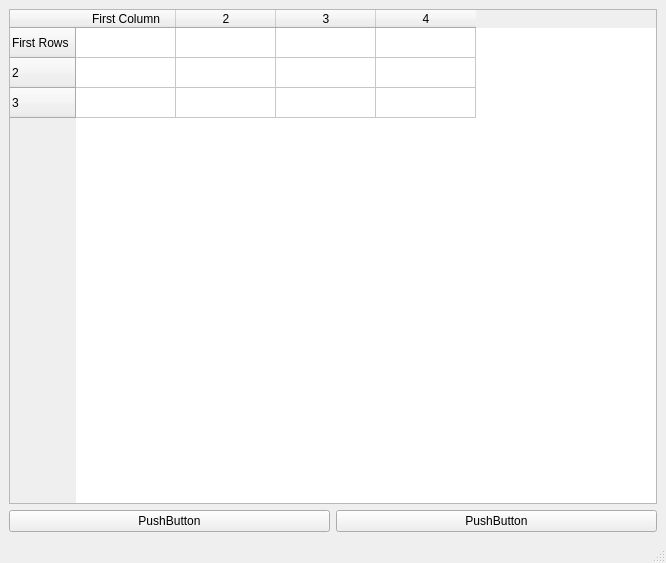
<?xml version="1.0" encoding="UTF-8"?>
<ui version="4.0">
 <class>MainWindow</class>
 <widget class="QMainWindow" name="MainWindow">
  <property name="geometry">
   <rect>
    <x>0</x>
    <y>0</y>
    <width>666</width>
    <height>563</height>
   </rect>
  </property>
  <property name="windowTitle">
   <string>MainWindow</string>
  </property>
  <widget class="QWidget" name="centralwidget">
   <layout class="QVBoxLayout" name="verticalLayout">
    <item>
     <widget class="QTableWidget" name="tableWidget">
      <property name="rowCount">
       <number>3</number>
      </property>
      <property name="columnCount">
       <number>4</number>
      </property>
      <row>
       <property name="text">
        <string>First Rows</string>
       </property>
      </row>
      <row/>
      <row/>
      <column>
       <property name="text">
        <string>First Column</string>
       </property>
      </column>
      <column/>
      <column/>
      <column/>
     </widget>
    </item>
    <item>
     <layout class="QHBoxLayout" name="horizontalLayout">
      <item>
       <widget class="QPushButton" name="pushButton_2">
        <property name="text">
         <string>PushButton</string>
        </property>
       </widget>
      </item>
      <item>
       <widget class="QPushButton" name="pushButton">
        <property name="text">
         <string>PushButton</string>
        </property>
       </widget>
      </item>
     </layout>
    </item>
   </layout>
  </widget>
  <widget class="QMenuBar" name="menubar">
   <property name="geometry">
    <rect>
     <x>0</x>
     <y>0</y>
     <width>666</width>
     <height>21</height>
    </rect>
   </property>
  </widget>
  <widget class="QStatusBar" name="statusbar"/>
 </widget>
 <resources/>
 <connections/>
</ui>
